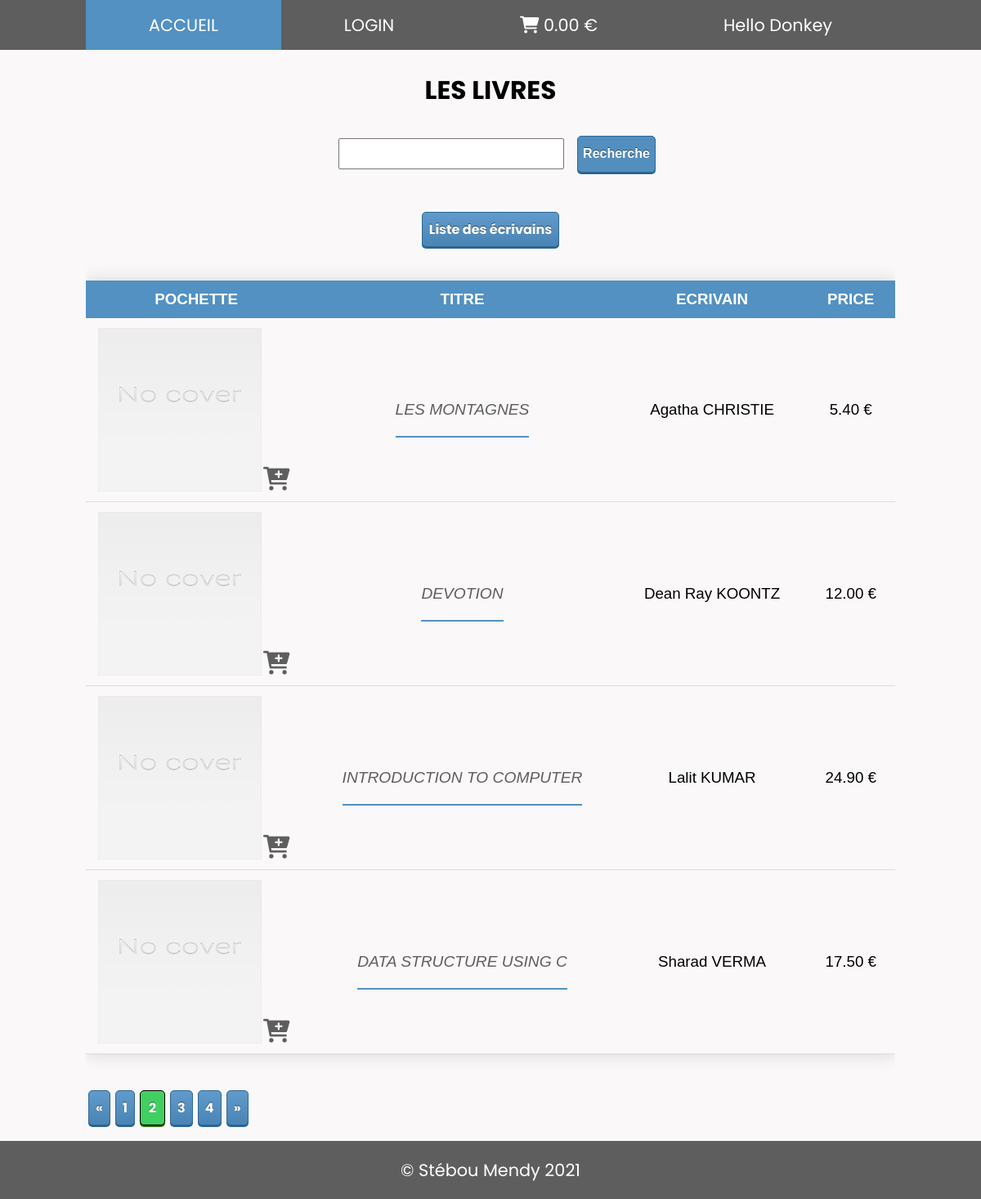
Before: /?page=home&p=2 with the older database file.
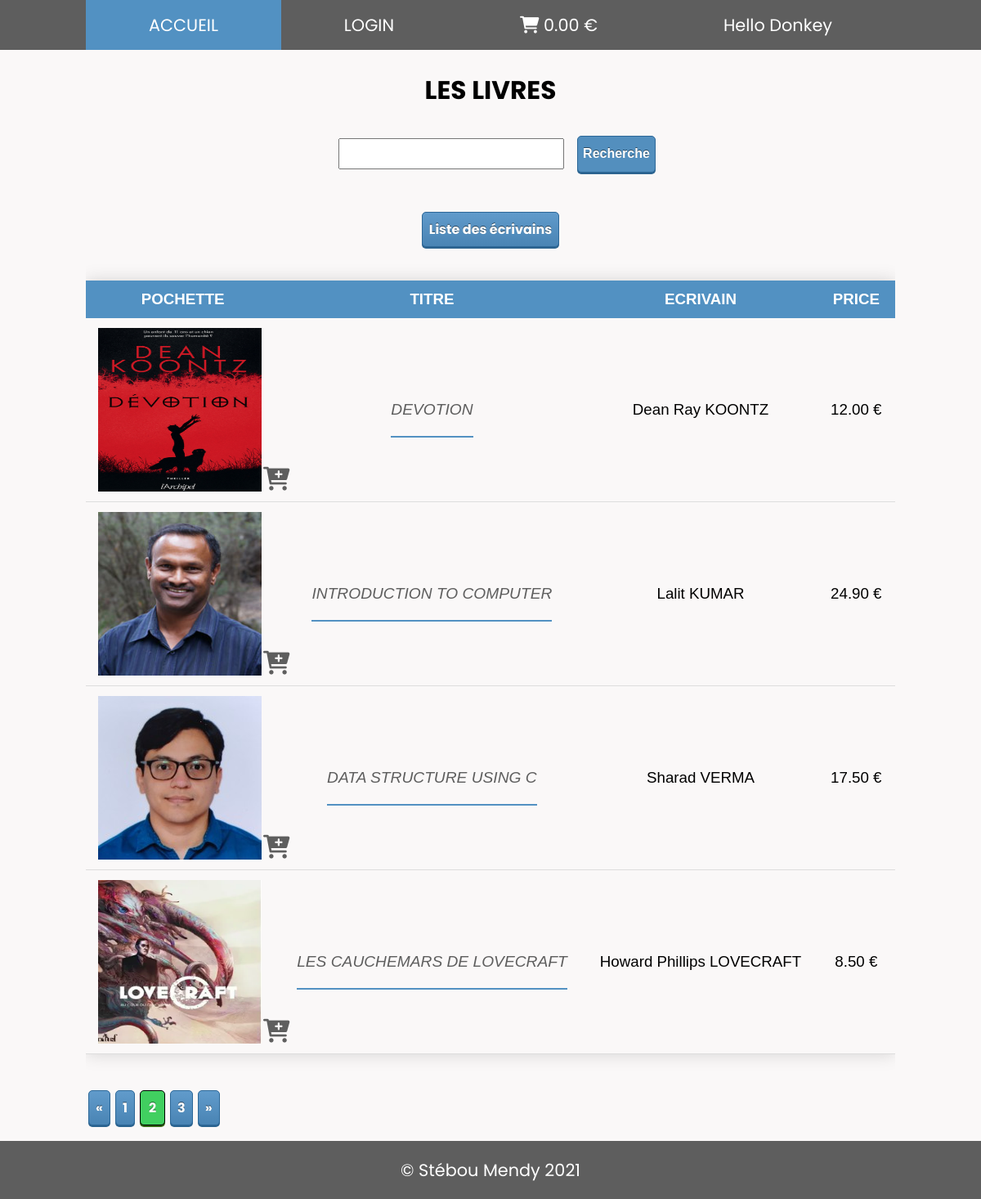
After: the same page with the newer database file.
### tables this page shows
CREATE TABLE `book` (
  `id` int NOT NULL AUTO_INCREMENT,
  `title` varchar(255) NOT NULL,
  `isbn` varchar(255) NOT NULL,
  `publish_at` date NOT NULL,
  `writer_id` int NOT NULL,
  `path_image` varchar(255) DEFAULT 'noCover.jpg',
  `price` float DEFAULT '0',
  `synopsys` text,
  PRIMARY KEY (`id`),
  KEY `fk_book_writer` (`writer_id`),
  CONSTRAINT `fk_book_writer` FOREIGN KEY (`writer_id`) REFERENCES `writer` (`id`)
);

CREATE TABLE `writer` (
  `id` int NOT NULL AUTO_INCREMENT,
  `firstname` varchar(80) NOT NULL,
  `lastname` varchar(80) NOT NULL,
  `birthday` date NOT NULL,
  PRIMARY KEY (`id`)
);

### classes/Cart.php (called while the page is built, shortened)
<?php
class Cart
{
    public function total()
    {
        $sum = 0;
        $ids = array_keys($_SESSION['cart']);
        if(empty($ids)) {
            $books = [];
        } else {
            $books = getBooksFromCart();
        }
        return $sum;
    }
}

### functions/main-functions.php (called while the page is built, shortened)
<?php
if (!function_exists('get_rowCountBook'))
{
    function get_rowCountBook()
    {
        $db = SinglePDO::getInstance();
        $count = $db->query("SELECT COUNT(id) FROM book")->fetch(PDO::FETCH_NUM)[0];
        return (int)$count;
    }
}

### functions/home.func.php (called while the page is built, shortened)
<?php
function get_books_all($search=null)
{
    $db = SinglePDO::getInstance();
    $booksPerPage = 4;
    $totalBook = get_rowCountBook();
    $nbBookPage = ceil($totalBook/$booksPerPage);
    if(isset($_GET['p']) && !empty($_GET['p']) && ctype_digit($_GET['p'])==1) {
        if($_GET['p'] > $nbBookPage) {
        $current = $nbBookPage;
        } else {
        $current = $_GET['p'];
        }
    } else {
        $current = 1;
    }
    $firstBookOfPage = ($current-1)*$booksPerPage;
    if ($search == null) {
        $stmt = $db->query("SELECT book.*,writer.firstname ,writer.lastname FROM book JOIN writer ON book.writer_id = writer.id LIMIT $firstBookOfPage,$booksPerPage");
    } else {
        $search = str_replace("'", "\'", $search);
        addslashes($search);
        $sql = "SELECT book.*,writer.firstname ,writer.lastname FROM book JOIN writer ON book.writer_id = writer.id WHERE title LIKE '%".$search."%'";
        $stmt = $db->query($sql);
    }
    $stmt->setFetchMode(PDO::FETCH_OBJ);
    $result['rows'] = [];
    while($rows = $stmt->fetchObject()) {
        $result['rows'][] = $rows;
    }
    $result['pagination'] = [
        'nbBookPage' => $nbBookPage,
        'current' => $current,
    ];
    return $result;
}

### pages/home.php (the view, shortened to what this page needs)
<?php
if (isset($_GET['search'])) {
  $results = get_books_all($_GET['search']);
  $books = $results['rows'];
} else {
  $results = get_books_all();
  $books = $results['rows'];
  $zonePagination = $results['pagination'];
  $nbBookPage = $zonePagination['nbBookPage'];
  $current = $zonePagination['current'];
}
?>
<section class="section-home">
  <h1>Les livres</h1>
  <form method="get">
    <input type="text" name="search" id="search" style="width:auto">
    <input class="button" type="submit" value="Recherche" style="width:auto">
  </form>
  <div class="containerWriter">
    <a href="?page=list-writer" class="button">Liste des écrivains</a>
  </div>
  <div style="overflow-x:auto;">
      <?php
        if (!empty($books)) { ?>
          <table class="styled-table">
            <thead>
              <tr>
                <th>Pochette</th>
                <th>Titre</th>
                <th>Ecrivain</th>
                <th>Price</th>
              </tr>
            </thead>
            <tbody>
              <?php
              foreach ($books as $book) {
                $id = $book->id;
              ?>
                <tr>
                  <td>
                    <div class="containerImage">
                    <a class="img" href="?page=details&id=<?= $id ?>" title="Détail du livre">
                      <img src="./images/<?= $book->path_image; ?>" alt="Image du livre">
                    </a>
                      <span class="cart"><a href="?page=add-cart&id=<?= $id ?>" title="Ajouter au panier"><i class="fas fa-2x fa-cart-plus"></i></a></span>
                    </div>
                  </td>
                  <td class="title"><a title="Détail du livre" href="?page=details&id=<?= $id ?>">
                    <?= $book->title ?></td>
                  <td><?= ucfirst($book->firstname) . ' ' . strtoupper($book->lastname); ?></td>
                  <td><?= number_format($book->price, 2, '.', ' ') ?> €</td>
                </tr>
              <?php }
              ?>
            </tbody>
          </table>
      <?php  } else { ?>
      <h3 class="noBook">
        La bibliothèque est vide, soyez le premier à ajouter un ouvrage
      </h3>
      <?php }
      ?>
  </div>
  <?php
  if (isset($zonePagination) && !empty($books)) { ?>
    <div class="container_pagination">
      <ul class="pagination">
        <li class="<?php if ($current == 1) {
            echo 'disabled';
          }  ?>"><a class="button" href="?page=home&p=<?php if ($current != 1) {
            echo ($current - 1);
          } else {
            echo $current;
          }  ?>">&laquo;</a>
        </li>
        <?php
        for ($i = 1; $i <= $nbBookPage; $i++) {
          if ($i == $current) { ?>
            <li class="button active"><a href="?page=home&p=<?= $i  ?>"><?= $i  ?></a></li>
          <?php } else { ?>
            <li><a class="button" href="?page=home&p=<?= $i  ?>"><?= $i  ?></a></li>
        <?php }
        }
        ?>
        <li class="<?php if ($current == $nbBookPage) {
          echo 'disabled';
        }  ?>"><a class="button" href="?page=home&p=<?php if ($current != $nbBookPage) {
          echo ($current + 1);
        } else {
          echo $current;
        }  ?>">&raquo;</a>
        </li>
      </ul>
    </div>
  <?php
  }
  ?>
</section>

### public/index.php (shortened to what this page needs)
<?php
    include '../functions/main-functions.php';
    include '../classes/Cart.php';
    $cart = new Cart;
    $pages= scandir('../pages/');
    if ( isset($_GET['page'])  && !empty($_GET['page']) ) {
        if ( in_array($_GET['page'].'.php', $pages)) {
            $page = $_GET['page'];
        } else {
            $page = 'error';
        }
    } else {
        $page = 'home';
    }
?>
<!DOCTYPE html>
<html lang="en">
<head>
    <link rel="stylesheet" href="https://cdnjs.cloudflare.com/ajax/libs/font-awesome/6.0.0-beta2/css/all.min.css">
    <link rel="stylesheet" href="css/style.css">
</head>
<body>
    <?php
        include '../body/topbar.php';
    ?>
    <main>
        <div class="wrapper">
            <?php
                include '../pages/' . $page . '.php';
            ?>
        </div>
    </main>
    <?php
        include '../body/footer.php';
    ?>
</body>
</html>

### body/topbar.php (shortened to what this page needs)
<?php
    $pseudo = get_session_user();
    $auth = false;
?>
<header>
    <div class="wrapper">
        <nav>
            <ul>
                <li class="<?php echo ($page=="home")? "active" : "" ?>"><a href="?page=home">Accueil</a></li>
                <li class="<?php echo ($page=="login")? "active" : "" ?>"><a href="?page=login">login</a></li>
                <li class="<?php echo ($page=="add-cart")? "active" : "" ?>"><a href="?page=add-cart"><i class="fas fa-shopping-cart"></i> <span><?= number_format($cart->total() * 1.196, 2, '.', ' ') ?> €</span></a></li>
                <li><a class="menuItemPseudo" href="#">Hello <?= ($auth)?$pseudo:'Donkey' ?></a></li>
            </ul>
        </nav>
    </div>
</header>

### body/footer.php
<footer>
    <div class="wrapper">
        &copy; Stébou Mendy 2021
    </div>
</footer>

Changed rows visible on the page:
removed book: path_image (picture), title "LES MONTAGNES", writer.firstname "Agatha", writer.lastname "CHRISTIE", price "5.40"
changed book "DEVOTION": path_image: a different picture
changed book "INTRODUCTION TO COMPUTER": path_image: a different picture
changed book "DATA STRUCTURE USING C": path_image: a different picture
added book: path_image (picture), title "LES CAUCHEMARS DE LOVECRAFT", writer.firstname "Howard Phillips", writer.lastname "LOVECRAFT", price "8.50"
Other visible differences:
list line gone: "4"
